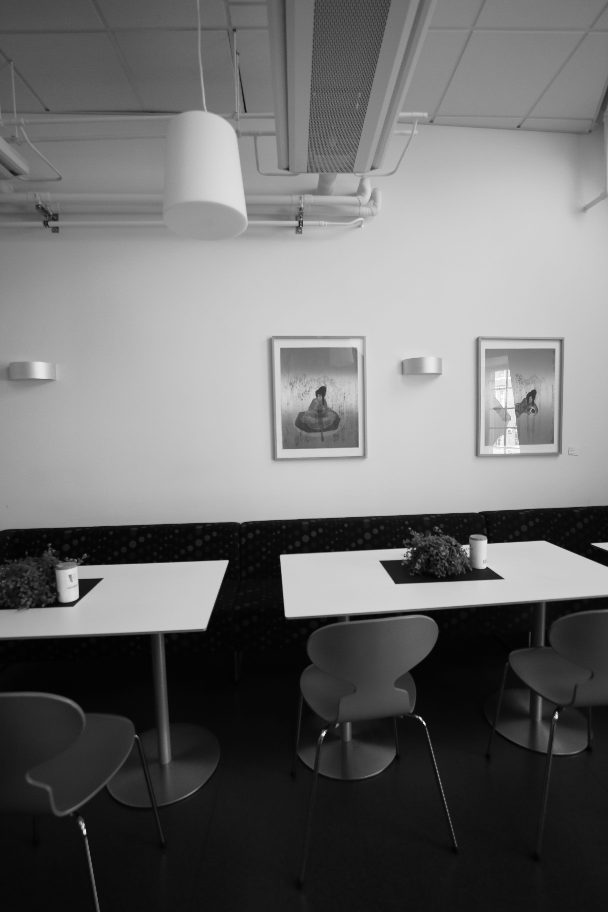
#> input picture project/project_ZhangSH/Image-Alignment-and-Panoramas-master/input1.png, 608 x 912 px
$ python main.py 3 input1.png input2.png input3.png out.png
#> lines starting #> are read from the running program, lines starting #| are printed output that depends on the picture; after the words box and inside, x2 and y2 are one past the last pixel; in counts of white or black regions, pixels touching at a corner belong together
# Instructions:
# Do not change the output file names, use the helper functions as you see fit

import os
import sys
import cv2
import numpy as np
import matplotlib.pyplot as plt
import math

# [13 lines left out: function help_message, not called in this run]

'''
Detect, extract and match features between img1 and img2.
Using SIFT as the detector/extractor, but this is inconsequential to the user.
Returns: (pts1, pts2), where ptsN are points on image N.
    The lists are "aligned", i.e. point i in pts1 matches with point i in pts2.
Usage example:
    im1 = cv2.imread("image1.jpg", 0)
    im2 = cv2.imread("image2.jpg", 0)
    (pts1, pts2) = feature_matching(im1, im2)
    plt.subplot(121)
    plt.imshow(im1)
    plt.scatter(pts1[:,:,0],pts1[:,:,1], 0.5, c='r', marker='x')
    plt.subplot(122)
    plt.imshow(im2)
    plt.scatter(pts1[:,:,0],pts1[:,:,1], 0.5, c='r', marker='x')
'''
def feature_matching(img1, img2, savefig=False):
    # Initiate SIFT detector
    sift = cv2.xfeatures2d.SIFT_create()
    # find the keypoints and descriptors with SIFT
    kp1, des1 = sift.detectAndCompute(img1,None)
    kp2, des2 = sift.detectAndCompute(img2,None)
    # FLANN parameters
    FLANN_INDEX_KDTREE = 1
    index_params = dict(algorithm = FLANN_INDEX_KDTREE, trees = 5)
    search_params = dict(checks=50)   # or pass empty dictionary
    flann = cv2.FlannBasedMatcher(index_params,search_params)
    matches2to1 = flann.knnMatch(des2,des1,k=2)

    matchesMask_ratio = [[0,0] for i in xrange(len(matches2to1))]
    match_dict = {}
    for i,(m,n) in enumerate(matches2to1):
        if m.distance < 0.7*n.distance:
            matchesMask_ratio[i]=[1,0]
            match_dict[m.trainIdx] = m.queryIdx

    good = []
    recip_matches = flann.knnMatch(des1,des2,k=2)
    matchesMask_ratio_recip = [[0,0] for i in xrange(len(recip_matches))]

    for i,(m,n) in enumerate(recip_matches):
        if m.distance < 0.7*n.distance: # ratio
            if m.queryIdx in match_dict and match_dict[m.queryIdx] == m.trainIdx: #reciprocal
                good.append(m)
                matchesMask_ratio_recip[i]=[1,0]


    if savefig:
        draw_params = dict(matchColor = (0,255,0),
                           singlePointColor = (255,0,0),
                           matchesMask = matchesMask_ratio_recip,
                           flags = 0)
        img3 = cv2.drawMatchesKnn(img1,kp1,img2,kp2,recip_matches,None,**draw_params)

        plt.figure(),plt.xticks([]),plt.yticks([])
        plt.imshow(img3,)
        plt.savefig("feature_matching.png",bbox_inches='tight')

    return ([ kp1[m.queryIdx].pt for m in good ],[ kp2[m.trainIdx].pt for m in good ])

'''
Warp an image from cartesian coordinates (x, y) into cylindrical coordinates (theta, h)
Returns: (image, mask)
Mask is [0,255], and has 255s wherever the cylindrical images has a valid value.
Masks are useful for stitching
Usage example:
    im = cv2.imread("myimage.jpg",0) #grayscale
    h,w = im.shape
    f = 700
    K = np.array([[f, 0, w/2], [0, f, h/2], [0, 0, 1]]) # mock calibration matrix
    imcyl = cylindricalWarpImage(im, K)
'''
def cylindricalWarpImage(img1, K, savefig=False):
    f = K[0,0]

    im_h,im_w = img1.shape

    # go inverse from cylindrical coord to the image
    # (this way there are no gaps)
    cyl = np.zeros_like(img1)
    cyl_mask = np.zeros_like(img1)
    cyl_h,cyl_w = cyl.shape
    x_c = float(cyl_w) / 2.0
    y_c = float(cyl_h) / 2.0
    for x_cyl in np.arange(0,cyl_w):
        for y_cyl in np.arange(0,cyl_h):
            theta = (x_cyl - x_c) / f
            h     = (y_cyl - y_c) / f

            X = np.array([math.sin(theta), h, math.cos(theta)])
            X = np.dot(K,X)
            x_im = X[0] / X[2]
            if x_im < 0 or x_im >= im_w:
                continue

            y_im = X[1] / X[2]
            if y_im < 0 or y_im >= im_h:
                continue

            cyl[int(y_cyl),int(x_cyl)] = img1[int(y_im),int(x_im)]
            cyl_mask[int(y_cyl),int(x_cyl)] = 255


    if savefig:
        plt.imshow(cyl, cmap='gray')
        plt.savefig("cyl.png",bbox_inches='tight')

    return (cyl,cyl_mask)

'''
Calculate the geometric transform (only affine or homography) between two images,
based on feature matching and alignment with a robust estimator (RANSAC).
Returns: (M, pts1, pts2, mask)
Where: M    is the 3x3 transform matrix
       pts1 are the matched feature points in image 1
       pts2 are the matched feature points in image 2
       mask is a binary mask over the lists of points that selects the transformation inliers
Usage example:
    im1 = cv2.imread("image1.jpg", 0)
    im2 = cv2.imread("image2.jpg", 0)
    (M, pts1, pts2, mask) = getTransform(im1, im2)
    # for example: transform im1 to im2's plane
    # first, make some room around im2
    im2 = cv2.copyMakeBorder(im2,200,200,500,500, cv2.BORDER_CONSTANT)
    # then transform im1 with the 3x3 transformation matrix
    out = cv2.warpPerspective(im1, M, (im1.shape[1],im2.shape[0]), dst=im2.copy(), borderMode=cv2.BORDER_TRANSPARENT)
    plt.imshow(out, cmap='gray')
    plt.show()
'''
def getTransform(src, dst, method='affine'):
    pts1,pts2 = feature_matching(src,dst)

    src_pts = np.float32(pts1).reshape(-1,1,2)
    dst_pts = np.float32(pts2).reshape(-1,1,2)

    if method == 'affine':
        M, mask = cv2.estimateAffine2D(src_pts, dst_pts, cv2.RANSAC, ransacReprojThreshold=5.0)
        #M = np.append(M, [[0,0,1]], axis=0)

    if method == 'homography':
        M, mask = cv2.findHomography(src_pts, dst_pts, cv2.RANSAC, 5.0)

    matchesMask = mask.ravel().tolist()

    return (M, pts1, pts2, mask)

# ===================================================
# ================ Perspective Warping ==============
# ===================================================
# [125 lines left out: functions Perspective_warping, Laplacian_blending, Bonus_perspective_warping, not called in this run]

# ===================================================
# =============== Cynlindrical Warping ==============
# ============	=======================================
def Cylindrical_warping(img1, img2, img3):

    # Write your codes here

    h,w = img1.shape
    f = 400
    K = np.array([[f, 0, w/2],
                [0, f, h/2],
                [0, 0, 1]]) # mock calibration matrix
    img1,mask1 = cylindricalWarpImage(img1, K)
    img1 = cv2.copyMakeBorder(img1,50,50,300,300, cv2.BORDER_CONSTANT)


    h,w = img2.shape
    f = 400
    K = np.array([[f, 0, w/2],
                [0, f, h/2],
                [0, 0, 1]]) # mock calibration matrix
    img2,mask2 = cylindricalWarpImage(img2, K)
    img2 = cv2.copyMakeBorder(img2,50,50,300,300, cv2.BORDER_CONSTANT)


    h,w = img3.shape
    f = 400
    K = np.array([[f, 0, w/2],
                [0, f, h/2],
                [0, 0, 1]]) # mock calibration matrix
    img3,mask3 = cylindricalWarpImage(img3, K)
    img3 = cv2.copyMakeBorder(img3,50,50,300,300, cv2.BORDER_CONSTANT)

    (M, pts1, pts2, mask5) = getTransform(img3, img1,'affine')
    (M1, pts3, pts4, mask6) = getTransform(img2, img1,'affine')

    out1 = cv2.warpAffine(img3, M, (img1.shape[1],img1.shape[0]))
    out2 = cv2.warpAffine(img2, M1, (img1.shape[1],img1.shape[0]))
    output = np.zeros(img1.shape)
    	#output = [[0 for x in range(x)] for y in range(y)]

    x,y = img1.shape
    for i in range(x):
        for j in range(y):
            if img1[i][j]==0 and out1[i][j]==0:
                output[i][j]=0
            elif img1[i][j]==0 and out1[i][j]!=0:
                output[i][j] = out1[i][j]
            elif out1[i][j]==0 and img1[i][j]!=0:
                    output[i][j] = (img1[i][j])
            else:
                output[i][j]= (int(int(img1[i][j]) + int(out1[i][j]))/2)

    output1 = np.zeros(output.shape)

    for i in range(x):
        for j in range(y):
            if output[i][j]==0 and out2[i][j]==0:
                output1[i][j]=0
            elif output[i][j]==0 and out2[i][j]!=0:
                output1[i][j] = out2[i][j]
            elif out2[i][j]==0 and output[i][j]!=0:
                    output1[i][j] = output[i][j]
            else:
                output1[i][j]= (int(int(output[i][j]) + int(out2[i][j]))/2)

    cv2.imwrite('output_cylindrical.png',output1)
    o = cv2.imread('output_cylindrical.png',0)

    output_image = o # This is dummy output, change it to your output

    # Write out the result
    output_name = sys.argv[5] + "output_cylindrical.png"
    cv2.imwrite(output_name, output_image)

    return True

# [70 lines left out: function Bonus_cylindrical_warping, not called in this run]

'''
This exact function will be used to evaluate your results for HW2
Compare your result with master image and get the difference, the grading
criteria is posted on Piazza
'''
# [36 lines left out: function RMSD, not called in this run]

if __name__ == '__main__':

    sys.argv = ['c:/Users/14481/OneDrive - CUHK-Shenzhen/Academic_courses/21-22-summer/EIE4512/codes_EIE4512/Final_proj_code/Image-Alignment-and-Panoramas-master/main.py',
        2, 'input1.png', 'input2.png','input3.png',
         'c:/Users/14481/OneDrive - CUHK-Shenzhen/Academic_courses/21-22-summer/EIE4512/codes_EIE4512/Final_proj_code/Image-Alignment-and-Panoramas-master/main.py']
    question_number = 2

    # Validate the input arguments
    if (len(sys.argv) != 6):
        help_message()
        sys.exit()
    else:
        question_number = int(sys.argv[1])
        if (question_number > 4 or question_number < 1):
            print("Input parameters out of bound ...")
            sys.exit()

    input_image1 = cv2.imread(sys.argv[2], 0)
#> input_image1 is the input picture: shape (912, 608); min 0, max 255, mean 109.7
    input_image2 = cv2.imread(sys.argv[3], 0)
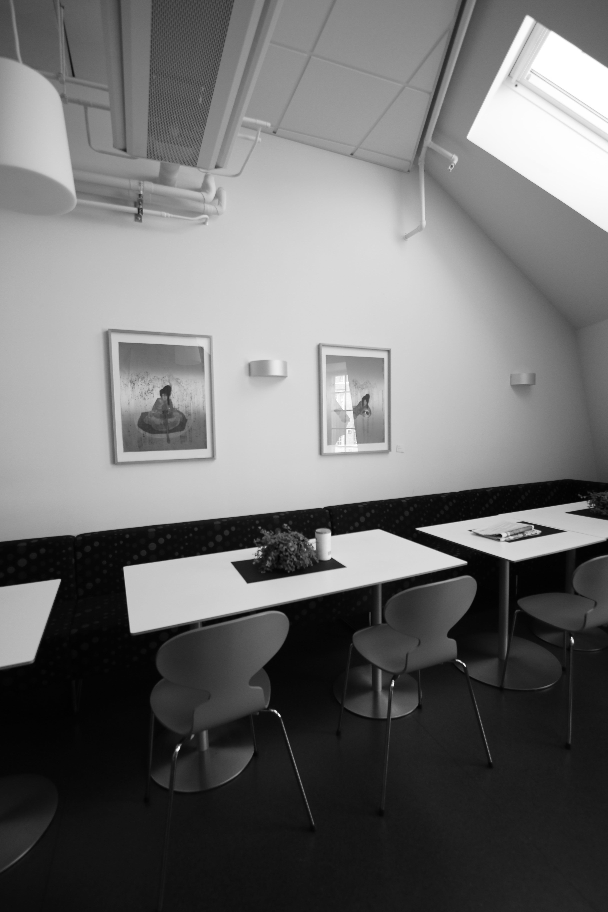
#> input picture project/project_ZhangSH/Image-Alignment-and-Panoramas-master/input2.png, 608 x 912 px
#> input_image2 is the input picture: shape (912, 608); min 1, max 255, mean 111.1
    input_image3 = cv2.imread(sys.argv[4], 0)
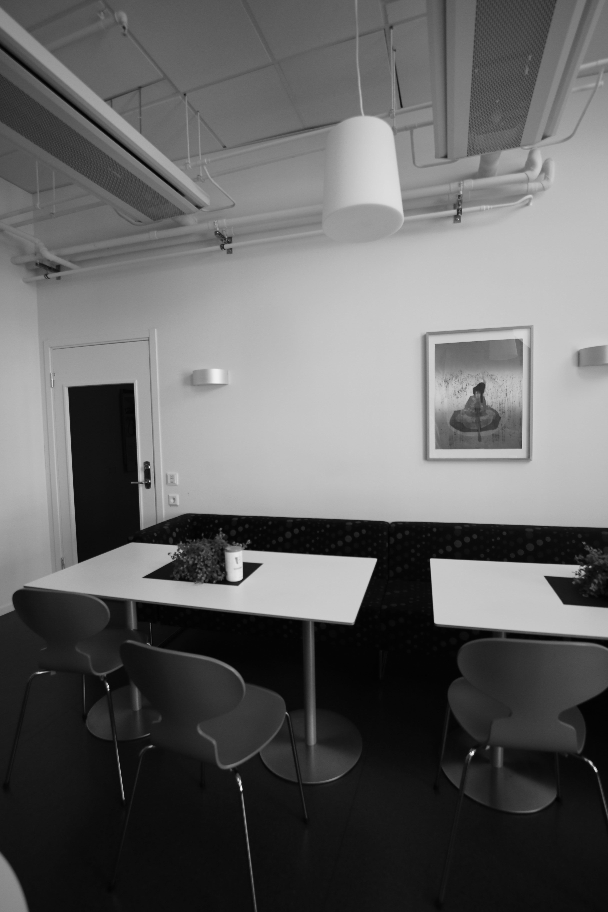
#> input picture project/project_ZhangSH/Image-Alignment-and-Panoramas-master/input3.png, 608 x 912 px
#> input_image3 is the input picture: shape (912, 608); min 1, max 252, mean 100.1

    function_launch = {
    1 : Perspective_warping,
    2 : Cylindrical_warping,
    3 : Bonus_perspective_warping,
    4 : Bonus_cylindrical_warping
    }

    # Call the function
    function_launch[question_number](input_image1, input_image2, input_image3)
#> after the loop in cylindricalWarpImage, `for x_cyl in np.arange(0,cyl_w):`:
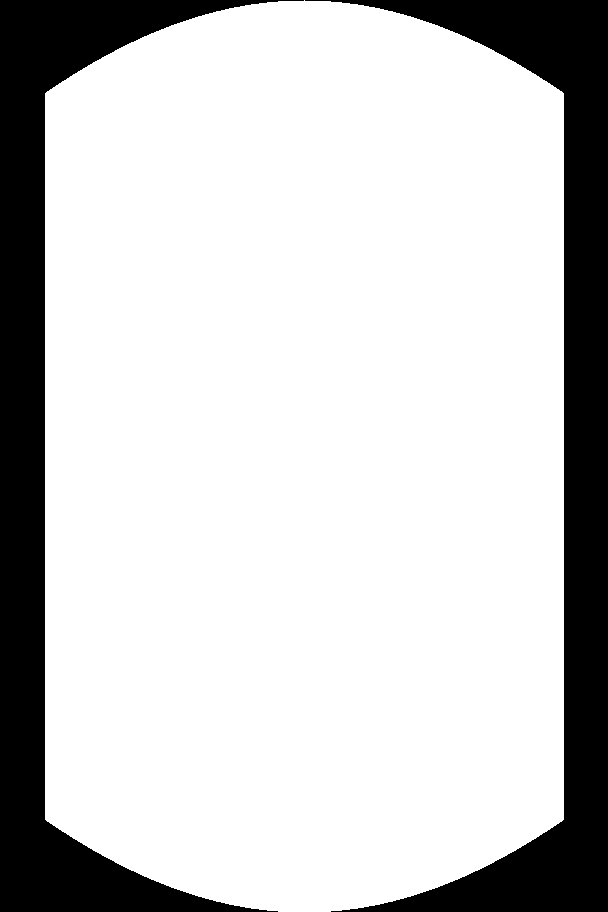
#> cyl_mask: shape (912, 608); 79.5% white; 2 black regions, box (x1, y1, x2, y2) and area: (0, 0, 304, 912) 57305, (305, 0, 608, 912) 56393
#> call 2 of cylindricalWarpImage, with K = array of shape (3, 3), savefig = False
#> after the loop in cylindricalWarpImage (call 2), `for x_cyl in np.arange(0,cyl_w):`:
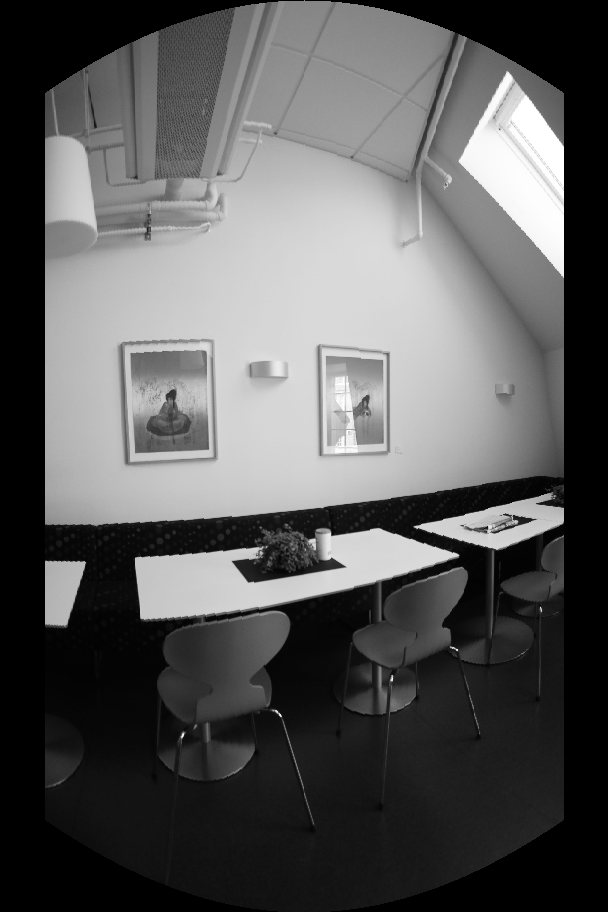
#> cyl: shape (912, 608); min 0, max 255, mean 89.5
#> call 3 of cylindricalWarpImage, with K = array of shape (3, 3), savefig = False
#> after the loop in cylindricalWarpImage (call 3), `for x_cyl in np.arange(0,cyl_w):`:
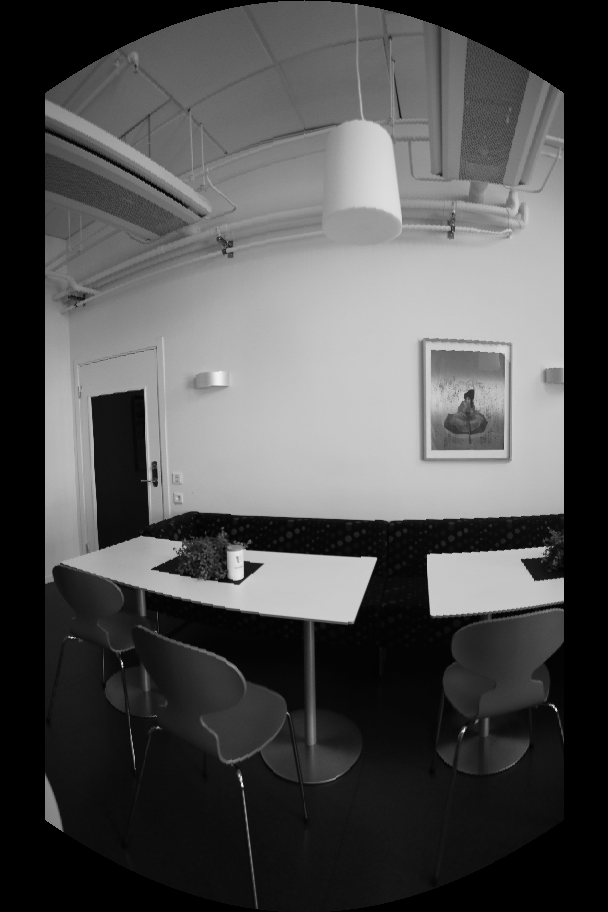
#> cyl: shape (912, 608); min 0, max 252, mean 80
#> in Cylindrical_warping, `img3 = cv2.copyMakeBorder(img3,50,50,300,300, cv2.BORDER_CONSTANT)`:
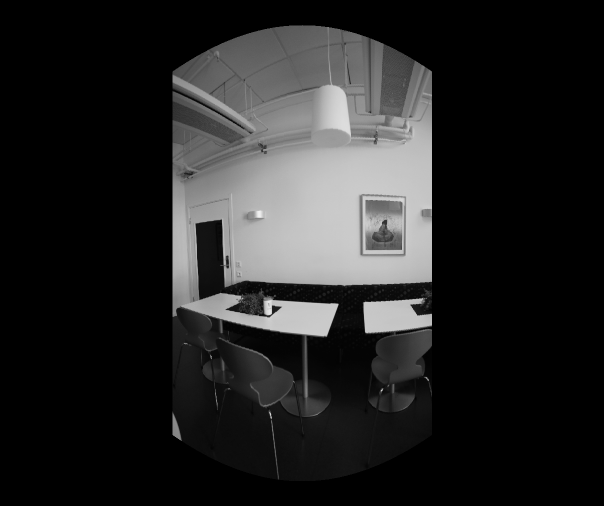
#> img3: shape (1012, 1208) (shown at 1/2 size); min 0, max 252, mean 36.3
#> in feature_matching, `kp1, des1 = sift.detectAndCompute(img1,None)`: kp1 = 695 keypoints; strongest (x, y, size): (542, 835, 2), (550, 618, 9.2), (763, 781, 2.3), (637, 398, 324.2)
#> in feature_matching, `kp2, des2 = sift.detectAndCompute(img2,None)`: kp2 = 704 keypoints; strongest (x, y, size): (861, 578, 4.1), (623, 784, 2.8), (621, 390, 336.7), (830, 727, 2)
#> in feature_matching, `matches2to1 = flann.knnMatch(des2,des1,k=2)`: matches2to1 = 704 matches
#> in feature_matching, `matchesMask_ratio = [[0,0] for i in xrange(len(matches2to1))]`: matchesMask_ratio = 704 pairs, first value 0 to 0, second value 0 to 0
#> after the loop in feature_matching, `for i,(m,n) in enumerate(matches2to1):`: match_dict = 171 items; matchesMask_ratio = 704 pairs, first value 0 to 1, second value 0 to 0
#> in feature_matching, `recip_matches = flann.knnMatch(des1,des2,k=2)`: recip_matches = 695 matches
#> in feature_matching, `matchesMask_ratio_recip = [[0,0] for i in xrange(len(recip_matches))]`: matchesMask_ratio_recip = 695 pairs, first value 0 to 0, second value 0 to 0
#> after the loop in feature_matching, `for i,(m,n) in enumerate(recip_matches):`: good = 140 matches; matchesMask_ratio_recip = 695 pairs, first value 0 to 1, second value 0 to 0
#> in getTransform, `pts1,pts2 = feature_matching(src,dst)`: pts1 = 140 pairs, first value 352 to 854.3, second value 166.3 to 828.5; pts2 = 140 pairs, first value 364.5 to 825.5, second value 168.6 to 829.9
#> in getTransform, `src_pts = np.float32(pts1).reshape(-1,1,2)`: src_pts = 140 rows, first 8: [352, 629.9], [435.9, 585], [454.6, 618.4], [503.5, 774.1], [508.2, 612.5], [516, 785.7], [518.2, 570.1], [519.8, 302.1]
#> in getTransform, `dst_pts = np.float32(pts2).reshape(-1,1,2)`: dst_pts = 140 rows, first 8: [597.5, 654.2], [818.1, 577.9], [786.4, 615.4], [364.5, 774.8], [365.5, 615.9], [377, 786.8], [645.7, 575.1], [371.4, 311.8]
#> in getTransform, `M, mask = cv2.estimateAffine2D(src_pts, dst_pts, cv2.RANSAC, ransacRep..`: M = [[1.01, 0.0288, -167.1], [-0.00736, 1.01, 2.58]]; mask = 140 values, max 1 at index 3, min 0 at index 0, mean 0.614
#> in getTransform, `matchesMask = mask.ravel().tolist()`: matchesMask has the same summary as mask
#> in Cylindrical_warping, `(M, pts1, pts2, mask5) = getTransform(img3, img1,'affine')`: M = [[1.01, 0.0288, -167.1], [-0.00736, 1.01, 2.58]]; mask5 has the same summary as mask in getTransform
#> in feature_matching (call 2), `kp1, des1 = sift.detectAndCompute(img1,None)`: kp1 = 713 keypoints; strongest (x, y, size): (600, 377, 330.6), (692, 729, 2.1), (483, 785, 2.3), (819, 206, 74.5)
#> in feature_matching (call 2), `recip_matches = flann.knnMatch(des1,des2,k=2)`: recip_matches = 713 matches
#> after the loop in feature_matching (call 2), `for i,(m,n) in enumerate(recip_matches):`: good = 180 matches; matchesMask_ratio_recip = 713 pairs, first value 0 to 1, second value 0 to 0
#> in getTransform (call 2), `src_pts = np.float32(pts1).reshape(-1,1,2)`: src_pts = 180 rows, first 8: [350.9, 616.9], [376.3, 187.5], [396.2, 571.6], [396.9, 284.2], [398.3, 267.4], [403, 283.2], [403.3, 271], [404.3, 198.2]
#> in getTransform (call 2), `dst_pts = np.float32(pts2).reshape(-1,1,2)`: dst_pts = 180 rows, first 8: [597.5, 654.2], [527.5, 175.2], [541.1, 567.8], [547.8, 275], [549, 258], [554.5, 274.1], [554.6, 262.3], [556.1, 187.7]
#> in Cylindrical_warping, `(M1, pts3, pts4, mask6) = getTransform(img2, img1,'affine')`: M1 = [[0.984, -0.0219, 167], [0.0204, 0.996, -10.11]]; pts3 = 180 pairs, first value 350.9 to 747.4, second value 176.2 to 810.1; pts4 = 180 pairs, first value 451.8 to 851.3, second value 175.2 to 807.8; mask6 = 180 values, max 1 at index 2, min 0 at index 0, mean 0.878
#> after the loop in Cylindrical_warping, `for i in range(x):`:
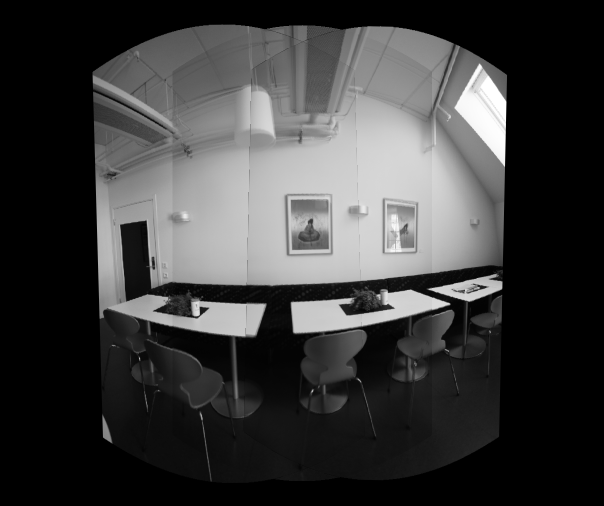
#> output1: shape (1012, 1208) float64 (shown at 1/2 size); min 0, max 255, mean 60
